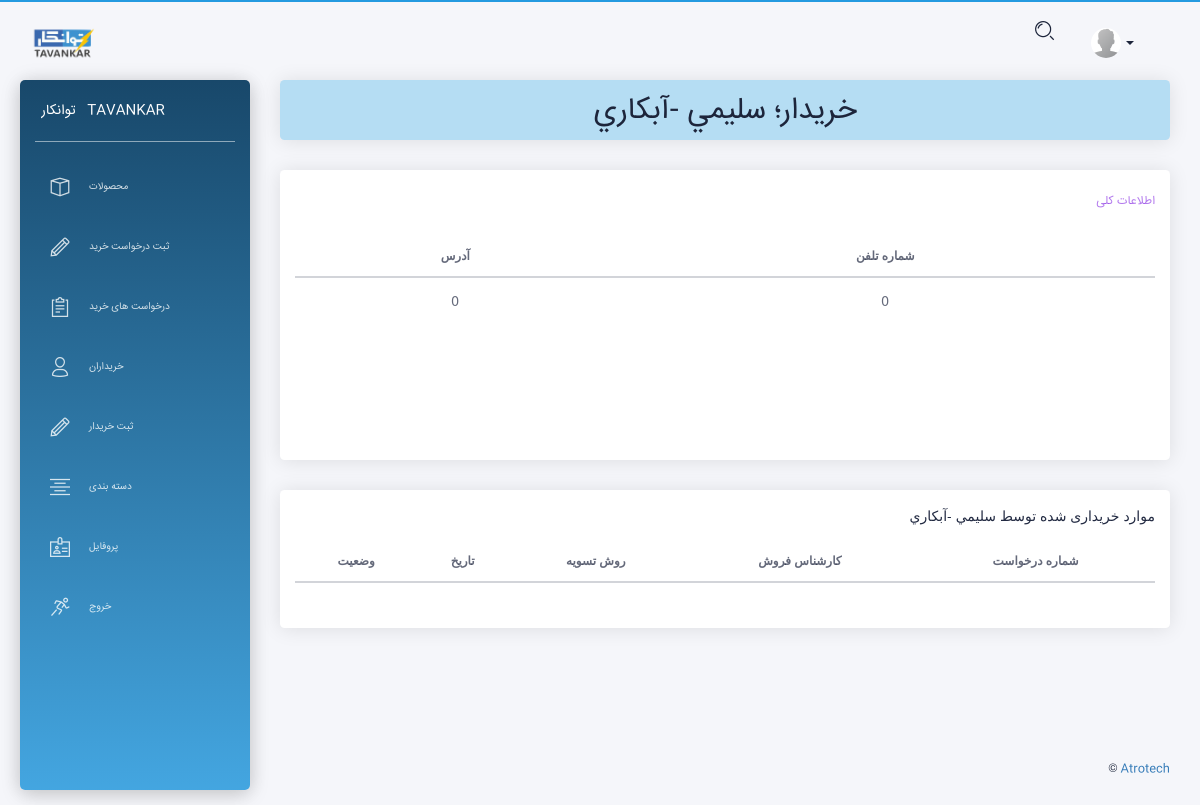
The app's page /buyer_detail/84/ (signed in), older data.
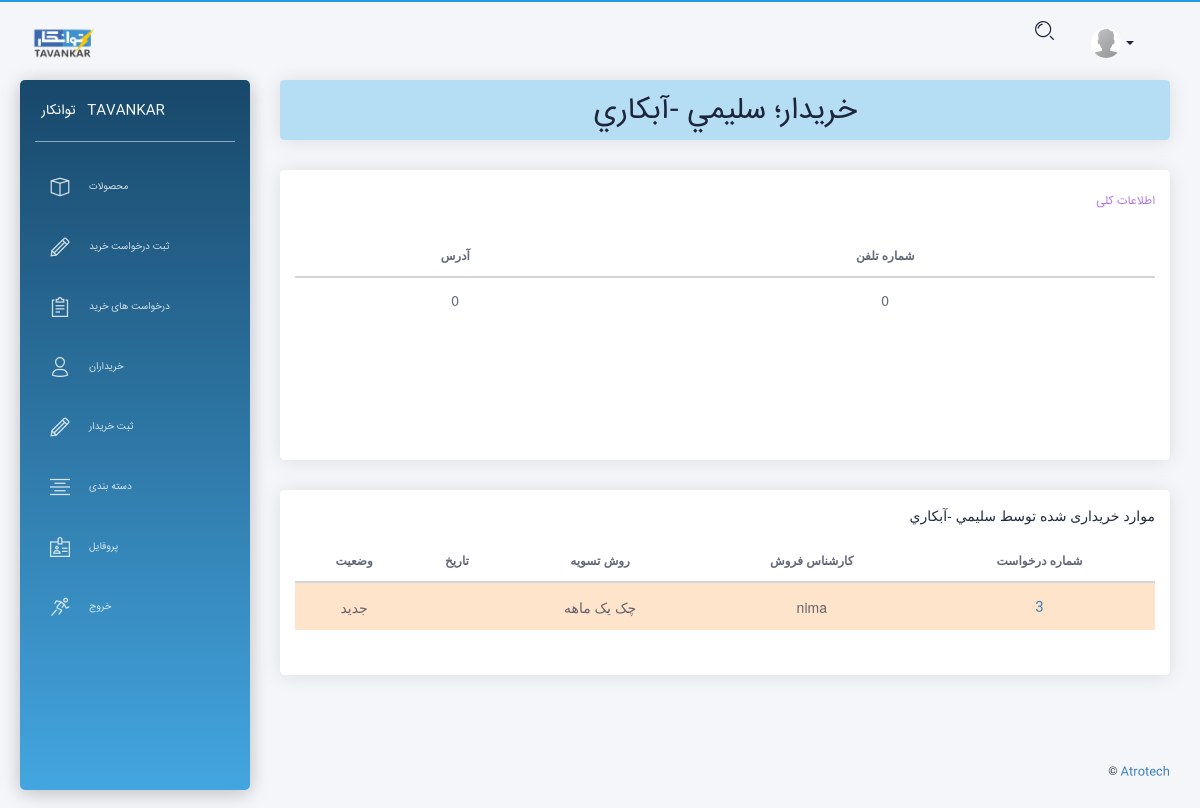
The same page, newer data.
### app/models.py (models this page shows, shortened)
class Purchase_request(models.Model):
    user = models.ForeignKey(User, on_delete=models.CASCADE,verbose_name = "کارشناس فروش")
    buyer = models.ForeignKey(Buyers ,on_delete=models.CASCADE, verbose_name = "خریدار")
    description=models.TextField(max_length=1000, null=True, blank=True, verbose_name = "توضیحات")
    CHOICES1 = ( ('نقدی پای بار','نقدی پای بار'), ('چک یک ماهه','چک یک ماهه'), ('چک دو ماهه','چک دو ماهه'), ('چک سه ماهه','چک سه ماهه') )
    method = models.CharField(max_length=30,choices=CHOICES1, verbose_name = "روش تسویه")
    discount = models.IntegerField(default='0', verbose_name = "درصد تخفیف" )
    date = jmodels.jDateField(auto_now_add=True, verbose_name = "تاریخ")
    CHOICES2 = ( ('جدید','جدید'), ('برسی شده','برسی شده') )
    status= models.CharField(max_length=20,choices=CHOICES2, default='جدید', verbose_name = "وضعیت")
    def get_absolute_url(self):
        return reverse('app:purchase_request_detail',args=[self.id])
    class Meta:
        verbose_name = "درخواست خرید"
        verbose_name_plural = "درخواست های خرید"

### app/views.py (the view)
# urls.py: path('buyer_detail/<int:id>/',views.buyer_detail,name='buyer_detail'),
@login_required()
def buyer_detail(request, id):
    buyer = get_object_or_404(models.Buyers, id=id)
    buyer_requests = models.Purchase_request.objects.filter(buyer=buyer)
    context = {'buyer':buyer, 'buyer_requests':buyer_requests}
    return render(request, 'buyer_detail.html', context)

### templates/buyer_detail.html (shortened to what this page needs)
{% extends "layouts/base.html" %}
{% block content %}
<div class="row">
  <div class="col-md-12">
    <div class="card card-lavender">
      <div class="card-header">
        <h2 class="card-title" dir="rtl" align="center"> خریدار؛  {{ buyer.name }} </h2>
      </div>
    </div>
  </div>
</div>
<div class="row">
  <div class="col-md-12" dir="rtl" align="right">
    <div class="card card-user">
      <div class="card-header">
        <h6 class="card-title" style="color:#8d39e4ad;"> اطلاعات کلی </h6>
      </div>
      <div class="card-body">
        <table class="table tablesorter text-center" id="">
          <thead class=" text-primary">
            <tr class="bold">
              <th> شماره تلفن </th>
              <th> آدرس </th>
            </tr>
          </thead>
          <tbody>
            <tr>
              <td> {{ buyer.phone_number }} </td>
              <td> {{ buyer.address }} </td>
            </tr>
          </tbody>
        </table>
      </div>
    </div>
  </div>
  <div class="col-md-12">
    <div class="card" align="right" dir="rtl">
      <div class="card-header"> موارد خریداری شده توسط {{ buyer.name }} </div>
      <div class="card-body">
        <div class="table-responsive">
          <table class="table tablesorter text-center" id="">
            <thead class=" text-primary">
              <tr class="bold">
                <th> شماره درخواست </th>
                <th> کارشناس فروش </th>
                <th> روش تسویه </th>
                <th> تاریخ </th>
                <th> وضعیت </th>
              </tr>
            </thead>
            <tbody>
            {% for Purchase_request in buyer_requests %}
              {% if Purchase_request.status == 'جدید' %}
               <tr style="background-color:#f98f223d;">
              {% else %}
               <tr>
              {% endif %}
                <td><a href="{{ Purchase_request.get_absolute_url }}"> {{ Purchase_request.id }} </a></td>
                <td> {{ Purchase_request.user }} </td>
                <td> {{ Purchase_request.method }} </td>
                <td> {{ Purchase_request.date }} </td>
                <td> {{ Purchase_request.status }} </td>
              </tr>
            {% endfor %}
            </tbody>
          </table>
        </div>
      </div>
    </div>
  </div>
</div>
{% endblock content %}

Row changes from the older to the newer data that the page shows:
added Purchase_request: id "3", user "nima", method "چک یک ماهه", status "جدید"
